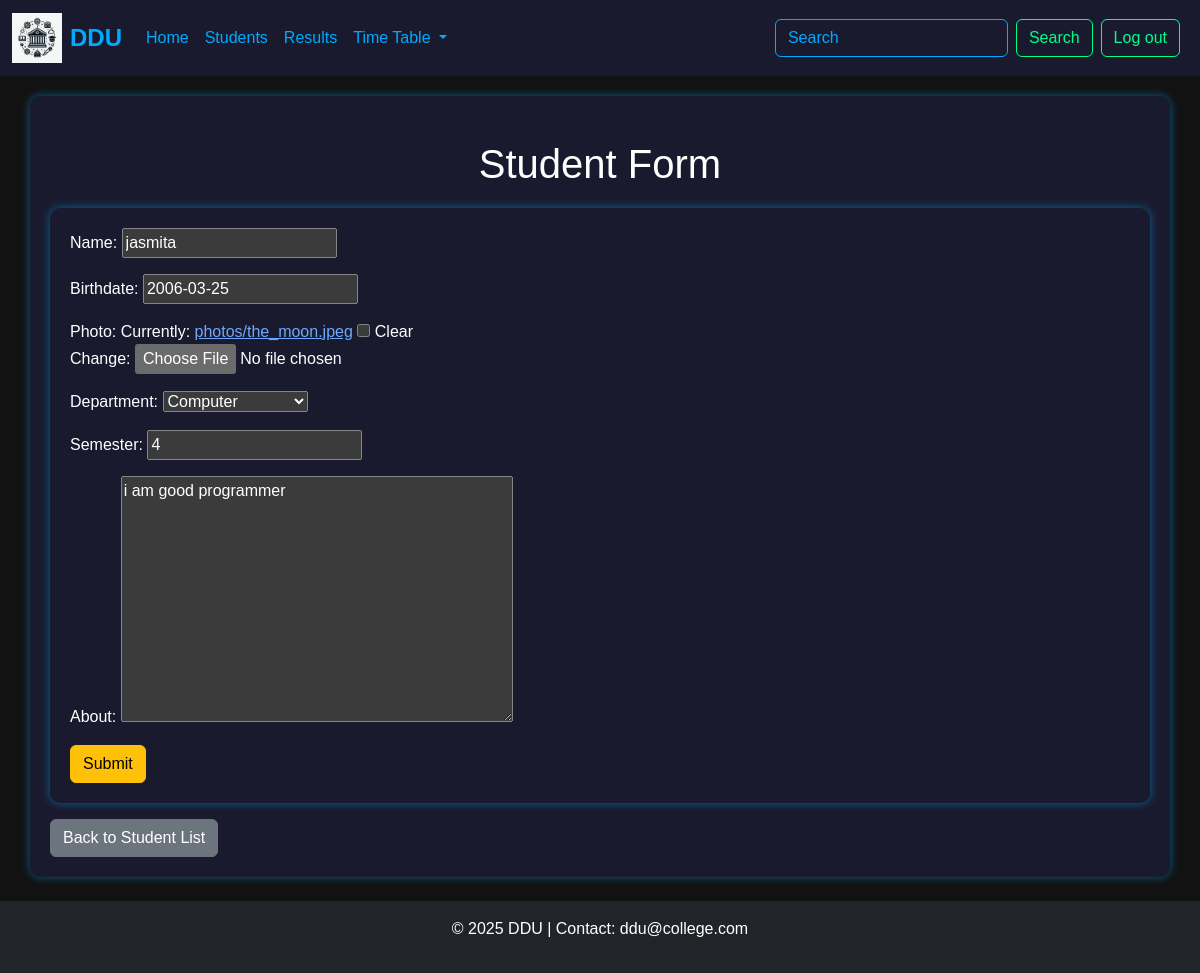
The app's page /student/1/edit/ (signed in) with its own data.
### student/models.py (models this page shows, shortened)
class Student(models.Model):
    user = models.ForeignKey(User, on_delete=models.CASCADE)
    name = models.CharField(max_length=100)
    photo = models.ImageField(upload_to='photos/', blank=True, null=True)
    birthdate = models.DateField()
    DEPARTMENT_CHOICE = [
        ('CE', 'Computer'),
        ('IT', 'Information Tech.'),
        ('EC', 'Electronic'),
    ]
    department = models.CharField(max_length=2, choices=DEPARTMENT_CHOICE)
    semester = models.DecimalField(max_digits=8, decimal_places=0)
    year = models.DecimalField(max_digits=4, decimal_places=0, blank=True, null=True)
    about = models.TextField(max_length=500)
    created_at = models.DateTimeField(auto_now_add=True)
    updated_at = models.DateTimeField(auto_now=True)

### student/views.py (the view)
# urls.py: path('<int:student_id>/edit/', views.student_edit, name='student_edit'),
@login_required
def student_edit(request, student_id):
    student = get_object_or_404(Student, pk=student_id)
    if student.user != request.user and not request.user.is_superuser:
        return redirect('student_list')  # Redirect if unauthorized
    if request.method == "POST":
        form = StudentForm(request.POST, request.FILES, instance=student)
        if form.is_valid():
            student = form.save(commit=False)
            student.user = request.user
            student.save()
            return redirect('student_profile', student_id=student.id)
    else:
        form = StudentForm(instance=student)
    return render(request, 'student_form.html', {'form': form})

### student/forms.py
class StudentForm(forms.ModelForm):
    class Meta:   #it is complisory
        model = Student
        fields = ['name','birthdate','photo','department','semester','about']

### student/templates/student_form.html (shortened to what this page needs)
{% extends "layout.html" %}
{% block content %}
<h1 class="text-center mt-4">Student Form</h1>
<form method="post" enctype="multipart/form-data" class="form container box">
    {{ form.as_p }}
    <button class="btn btn-warning" type="submit">Submit</button>
</form>
{% if request.user.is_superuser %}
    <a href="{% url 'student_list' %}" class="btn btn-secondary mt-3">Back to Student List</a>
{% else %}
    <a href="{% url 'index' %}" class="btn btn-secondary mt-3">Back</a>
{% endif %}
{% endblock %}

### static/style.css (style rules this page uses)
body { background-color: #121212; color: #ffffff; font-family: Arial, sans-serif; }
.container { margin-top: 20px; padding: 20px; background-color: #1a1a2e; border-radius: 10px; box-shadow: 0px 0px 10px rgba(0, 170, 255, 0.5); }
body { background-color: #121212; color: #ffffff; font-family: Arial, sans-serif; margin: 0; padding: 0; }
.container { margin-top: 20px; padding: 20px; background-color: #1a1a2e; border-radius: 10px; }

### records on screen
Student: name "jasmita", birthdate "2006-03-25", department "Computer", semester "4", about "i am good programmer"
